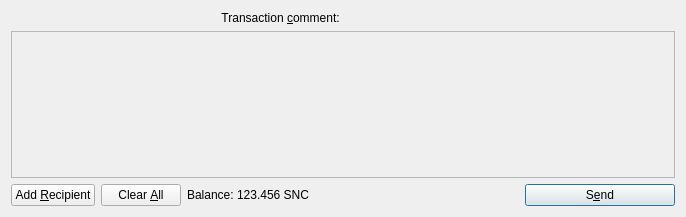
<?xml version="1.0" encoding="UTF-8"?>
<ui version="4.0">
 <class>SendCoinsDialog</class>
 <widget class="QDialog" name="SendCoinsDialog">
  <property name="geometry">
   <rect>
    <x>0</x>
    <y>0</y>
    <width>686</width>
    <height>217</height>
   </rect>
  </property>
  <property name="windowTitle">
   <string>Send Coins</string>
  </property>
  <layout class="QVBoxLayout" name="verticalLayout">
   <item>
    <layout class="QHBoxLayout" name="horizontalLayoutTxComment">
     <property name="spacing">
      <number>0</number>
     </property>
     <item>
      <widget class="QLabel" name="labelTxComment">
       <property name="text">
        <string>Transaction &amp;comment: </string>
       </property>
       <property name="alignment">
        <set>Qt::AlignLeading|Qt::AlignLeft|Qt::AlignRight|Qt::AlignTrailing|Qt::AlignVCenter</set>
       </property>
       <property name="buddy">
        <cstring>editTxComment</cstring>
       </property>
      </widget>
     </item>
     <item>
      <widget class="QValidatedLineEdit" name="editTxComment" native="true">
       <property name="enabled">
        <bool>true</bool>
       </property>
       <property name="toolTip">
        <string>Enter a transaction comment  (MAX 256 Characters) (Note: this information is public)</string>
       </property>
      </widget>
     </item>
    </layout>
   </item>
   <item>
    <widget class="QScrollArea" name="scrollArea">
     <property name="widgetResizable">
      <bool>true</bool>
     </property>
     <widget class="QWidget" name="scrollAreaWidgetContents">
      <property name="geometry">
       <rect>
        <x>0</x>
        <y>0</y>
        <width>666</width>
        <height>145</height>
       </rect>
      </property>
      <layout class="QVBoxLayout" name="verticalLayout_2">
       <property name="leftMargin">
        <number>0</number>
       </property>
       <property name="topMargin">
        <number>0</number>
       </property>
       <property name="rightMargin">
        <number>0</number>
       </property>
       <property name="bottomMargin">
        <number>0</number>
       </property>
       <item>
        <layout class="QVBoxLayout" name="entries">
         <property name="spacing">
          <number>6</number>
         </property>
        </layout>
       </item>
       <item>
        <spacer name="verticalSpacer">
         <property name="orientation">
          <enum>Qt::Vertical</enum>
         </property>
         <property name="sizeHint" stdset="0">
          <size>
           <width>20</width>
           <height>40</height>
          </size>
         </property>
        </spacer>
       </item>
      </layout>
     </widget>
    </widget>
   </item>
   <item>
    <layout class="QHBoxLayout" name="horizontalLayout">
     <item>
      <widget class="QPushButton" name="addButton">
       <property name="toolTip">
        <string>Send to multiple recipients at once</string>
       </property>
       <property name="text">
        <string>Add &amp;Recipient</string>
       </property>
       <property name="icon">
        <iconset resource="../snowcoin.qrc">
         <normaloff>:/icons/add</normaloff>:/icons/add</iconset>
       </property>
       <property name="autoDefault">
        <bool>false</bool>
       </property>
      </widget>
     </item>
     <item>
      <widget class="QPushButton" name="clearButton">
       <property name="sizePolicy">
        <sizepolicy hsizetype="Minimum" vsizetype="Fixed">
         <horstretch>0</horstretch>
         <verstretch>0</verstretch>
        </sizepolicy>
       </property>
       <property name="toolTip">
        <string>Remove all transaction fields</string>
       </property>
       <property name="text">
        <string>Clear &amp;All</string>
       </property>
       <property name="icon">
        <iconset resource="../snowcoin.qrc">
         <normaloff>:/icons/remove</normaloff>:/icons/remove</iconset>
       </property>
       <property name="autoRepeatDelay">
        <number>300</number>
       </property>
       <property name="autoDefault">
        <bool>false</bool>
       </property>
      </widget>
     </item>
     <item>
      <layout class="QHBoxLayout" name="horizontalLayout_2">
       <property name="spacing">
        <number>3</number>
       </property>
       <item>
        <widget class="QLabel" name="label">
         <property name="text">
          <string>Balance:</string>
         </property>
        </widget>
       </item>
       <item>
        <widget class="QLabel" name="labelBalance">
         <property name="cursor">
          <cursorShape>IBeamCursor</cursorShape>
         </property>
         <property name="text">
          <string>123.456 SNC</string>
         </property>
         <property name="textInteractionFlags">
          <set>Qt::LinksAccessibleByMouse|Qt::TextSelectableByKeyboard|Qt::TextSelectableByMouse</set>
         </property>
        </widget>
       </item>
      </layout>
     </item>
     <item>
      <spacer name="horizontalSpacer">
       <property name="orientation">
        <enum>Qt::Horizontal</enum>
       </property>
       <property name="sizeHint" stdset="0">
        <size>
         <width>40</width>
         <height>20</height>
        </size>
       </property>
      </spacer>
     </item>
     <item>
      <widget class="QPushButton" name="sendButton">
       <property name="minimumSize">
        <size>
         <width>150</width>
         <height>0</height>
        </size>
       </property>
       <property name="toolTip">
        <string>Confirm the send action</string>
       </property>
       <property name="text">
        <string>S&amp;end</string>
       </property>
       <property name="icon">
        <iconset resource="../snowcoin.qrc">
         <normaloff>:/icons/send</normaloff>:/icons/send</iconset>
       </property>
       <property name="default">
        <bool>true</bool>
       </property>
      </widget>
     </item>
    </layout>
   </item>
  </layout>
 </widget>
 <customwidgets>
  <customwidget>
   <class>QValidatedLineEdit</class>
   <extends>QWidget</extends>
   <header>qvalidatedlineedit.h</header>
  </customwidget>
 </customwidgets>
 <resources>
  <include location="../snowcoin.qrc"/>
 </resources>
 <connections/>
</ui>
